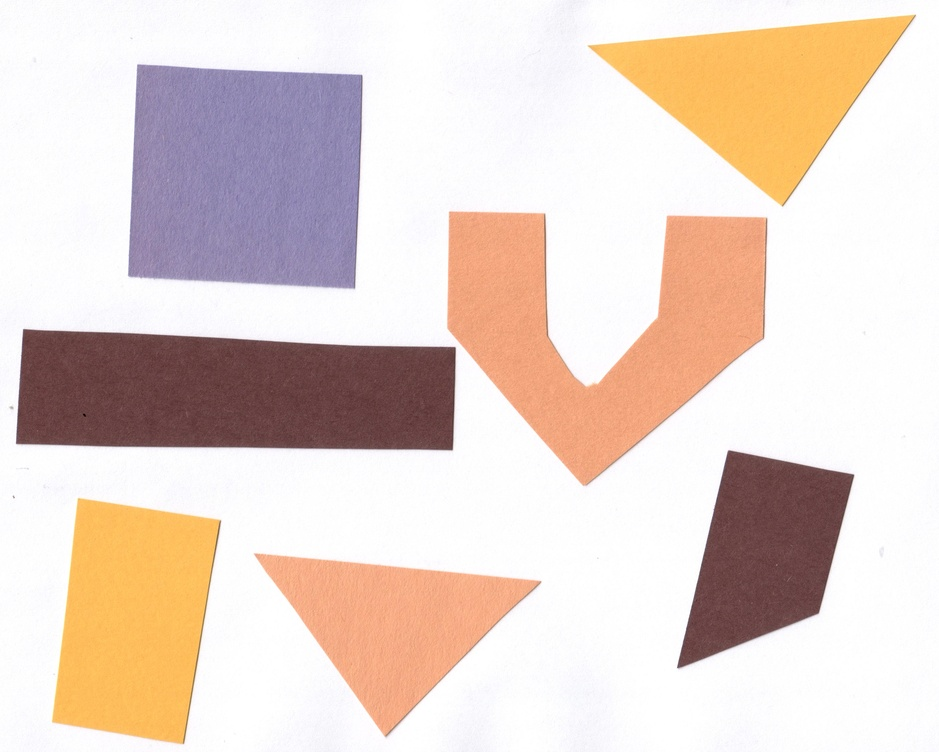
#> input picture tutorial_figures/data/shapes-01.jpg, 939 x 752 px, shrunk from 3068 x 2457 before the run
$ jupyter execute 6_Threshold.ipynb   (shell and % lines are left out)
#> lines starting #> are read from the running program, lines starting #| are printed output that depends on the picture; after the words box and inside, x2 and y2 are one past the last pixel; in counts of white or black regions, pixels touching at a corner belong together; long printed decimals are rounded
[cell 1]
import glob

import imageio.v3 as iio
import ipympl
import matplotlib.pyplot as plt
import numpy as np
import skimage as ski

[cell 2]
# Simple Thresholding

shapes01 = iio.imread('tutorial_figures/data/shapes-01.jpg')
#> shapes01 is the input picture: shape (752, 939, 3); mean R, G, B 229.6, 212.3, 203.6

fig, ax = plt.subplots()
ax.imshow(shapes01)

#convert to gray scale
gray_shapes = ski.color.rgb2gray(shapes01)
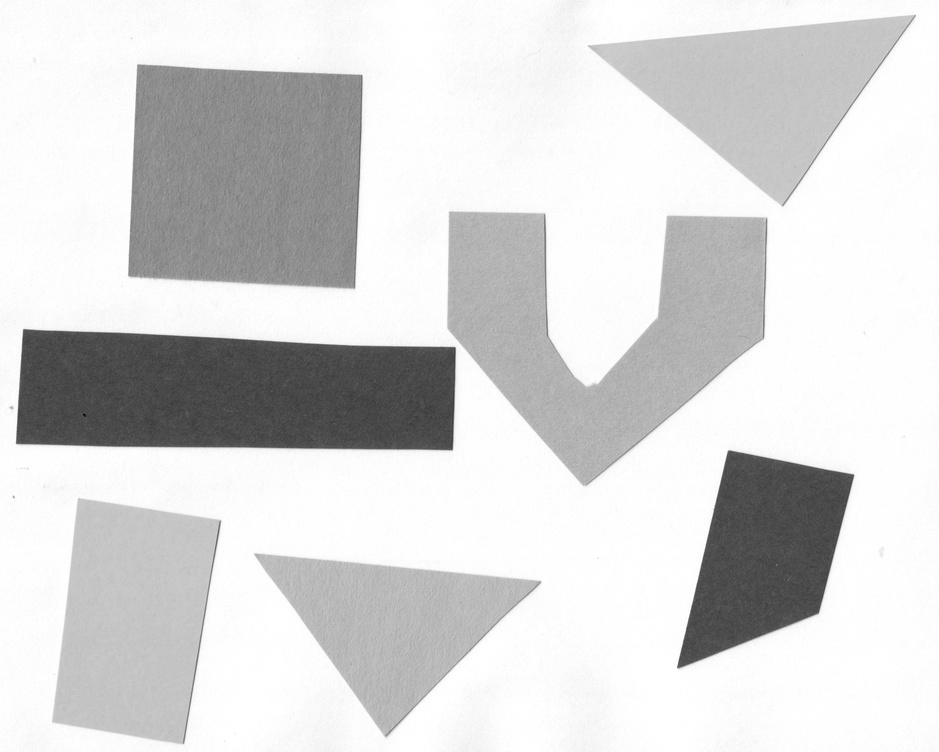
#> gray_shapes: shape (752, 939) float64; min 0.0183, max 1, mean 0.844
# Blur to denoise
blurred_shapes = ski.filters.gaussian(gray_shapes, sigma=1.0)

fig, ax = plt.subplots()
ax.imshow(blurred_shapes, cmap="gray")

# Generate histogram to find good threshold for gray
histogram, bin_edges = np.histogram(blurred_shapes, bins = 256, range=(0.0, 1.0))
#> histogram = 256 values, max 161677 at index 254, min 0 at index 0, mean 2758.3; bin_edges = 257 values from 0 to 1
fig, ax = plt.subplots()
ax.plot(bin_edges[0:-1], histogram)
ax.set_title("Grayscale Histogram")
ax.set_xlabel("Grayscale value")
ax.set_ylabel("Pixels")
ax.set_xlim(0, 1.0)
#> figure, not shown here; curve peaks at x = 0.992, y = 161677

[cell 3]
# From histogram, a good threshold will be t = 0.8

# Apply threshold
t=0.85
binary_mask = blurred_shapes < t
#> binary_mask: shape (752, 939) bool; 35.8% white; 9 white regions (2 under 20 px), largest, box (x1, y1, x2, y2) and area: (128, 64, 363, 289) 48889, (15, 328, 457, 451) 48470, (447, 211, 768, 486) 46171

fig, ax = plt.subplots()
ax.imshow(binary_mask, cmap="gray")

[cell 4]
# use binary mask to select interersting part of image

selection = shapes01.copy()
selection[~binary_mask]=0

fig, ax = plt.subplots()
ax.imshow(selection)

[cell 5]
shapes02 = iio.imread(uri="tutorial_figures/data/shapes-02.jpg")
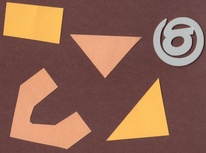
#> input picture tutorial_figures/data/shapes-02.jpg, 206 x 153 px, shrunk from 672 x 499 before the run
#> shapes02 is the input picture: shape (153, 206, 3); mean R, G, B 144.1, 101.6, 83.9
shapes02_gray = ski.color.rgb2gray(shapes02)
shapes02_blurred = ski.filters.gaussian(shapes02_gray, sigma=1)
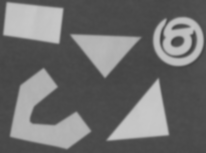
#> shapes02_blurred: shape (153, 206) float64; min 0.26, max 0.788, mean 0.429

histogram, bin_edges = np.histogram(shapes02_blurred, bins=256, range=(0.0, 1.0))
#> histogram = 256 values, max 3958 at index 75, min 0 at index 0, mean 123.1
fig, ax = plt.subplots()
ax.plot(bin_edges[0:-1], histogram)
ax.set_title("Grayscale Histogram")
ax.set_xlabel("Grayscale value")
ax.set_ylabel("Pixels")
ax.set_xlim(0, 1.0)

t=0.5

binary_mask = shapes02_blurred > t
#> binary_mask: shape (153, 206) bool; 31% white; 5 white regions, box (x1, y1, x2, y2) and area: (10, 69, 91, 149) 2837, (3, 2, 63, 44) 1991, (107, 79, 169, 141) 1871, (153, 17, 204, 66) 1558, (71, 34, 140, 77) 1511
fig, ax = plt.subplots()
ax.imshow(binary_mask, cmap="gray")

selection = shapes02.copy()
selection[~binary_mask] = 0
#> selection: shape (153, 206, 3)
fig, ax = plt.subplots()

ax.imshow(selection)
#> figure, not shown here; curve peaks at x = 0.293, y = 3958

[cell 6]
# Automatic Thresholding

# Otsu's method
#1. Denoise an image before thresholding by applying blur filter

maize_roots = iio.imread(uri="tutorial_figures/data/maize-root-cluster.jpg")
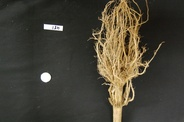
#> input picture tutorial_figures/data/maize-root-cluster.jpg, 184 x 122 px, shrunk from 602 x 400 before the run
#> maize_roots is the input picture: shape (122, 184, 3); mean R, G, B 70.5, 66.4, 54.4

#1 Denoise

roots_blurred = ski.filters.gaussian(maize_roots, sigma=1)

#2. Histogram of blurred image
histogram, bin_edges = np.histogram(roots_blurred, bins=256, range=(0.0, 1.0))
#> histogram = 256 values, max 2348 at index 58, min 0 at index 0, mean 263.1
fig, ax = plt.subplots()
ax.plot(bin_edges[0:-1], histogram)

#3. Find threshold
t = ski.filters.threshold_otsu(roots_blurred)
#> t = 0.375
print(f"Found automatic threshold t = {t}.")
#| Found automatic threshold t = 0.37471661082922375.

#4. Binary mask
binary_mask = roots_blurred > t
#> binary_mask: shape (122, 184, 3) bool

#5. Select from image
selection = maize_roots.copy()
selection[~binary_mask] = 0
#> selection: shape (122, 184, 3)

fig, ax = plt.subplots()
ax.imshow(selection)
#> figure, not shown here; curve peaks at x = 0.227, y = 2348

[cell 7]
# Application: Measuring Root Mass

def find_mass_ratio(filename, sigma=1.0):
    # Read the image
#> called with filename = 'tutorial_figures/data/trial-016.jpg', sigma = 1.5
    image = iio.imread(uri=filename, mode="L")
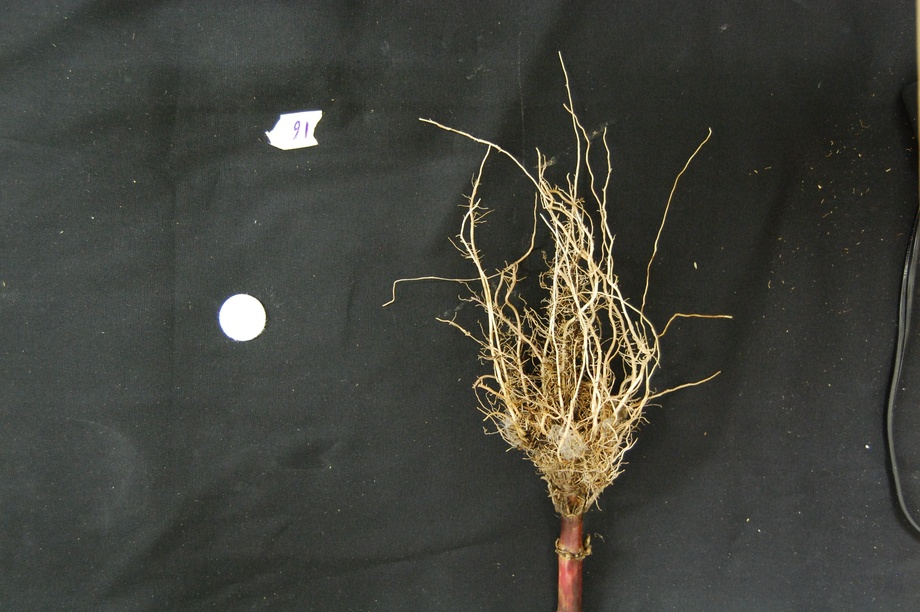
#> input picture tutorial_figures/data/trial-016.jpg, 920 x 612 px, shrunk from 3008 x 2000 before the run
#> image: shape (612, 920); min 4, max 255, mean 65.3

    # Blur the image
    image_blurred = ski.filters.gaussian(image, sigma = sigma)

    # Remove white label
    binary_mask = image_blurred < 0.95
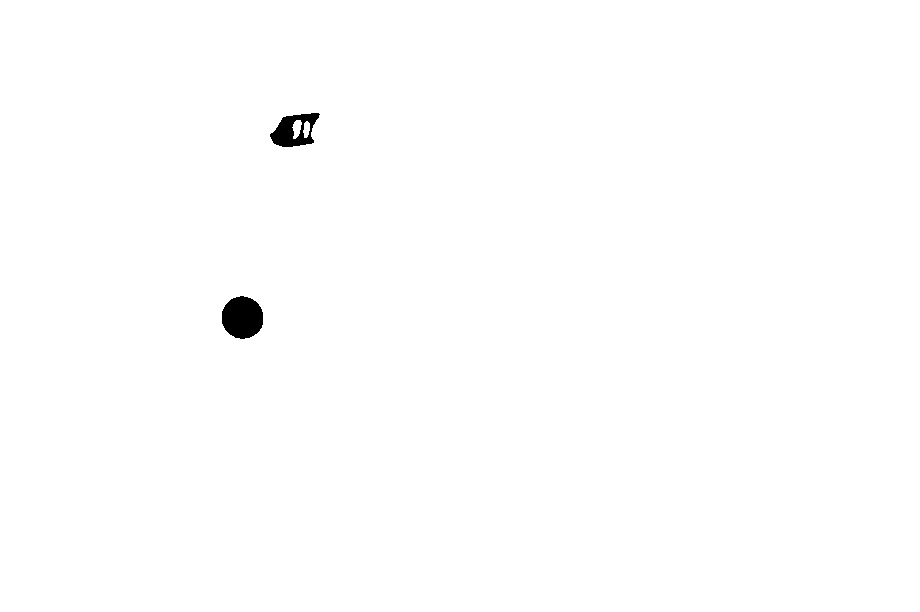
#> binary_mask: shape (612, 920) bool; 99.6% white; 2 black regions, box (x1, y1, x2, y2) and area: (222, 296, 263, 339) 1388, (270, 113, 320, 147) 958

    # Find threshold
    t = ski.filters.threshold_otsu(image=image_blurred[binary_mask])
#> t = 0.404

    # Create binary mask -> True = 1, False = 0
    binary_mask =  (image_blurred > t) & (image_blurred < 0.95)
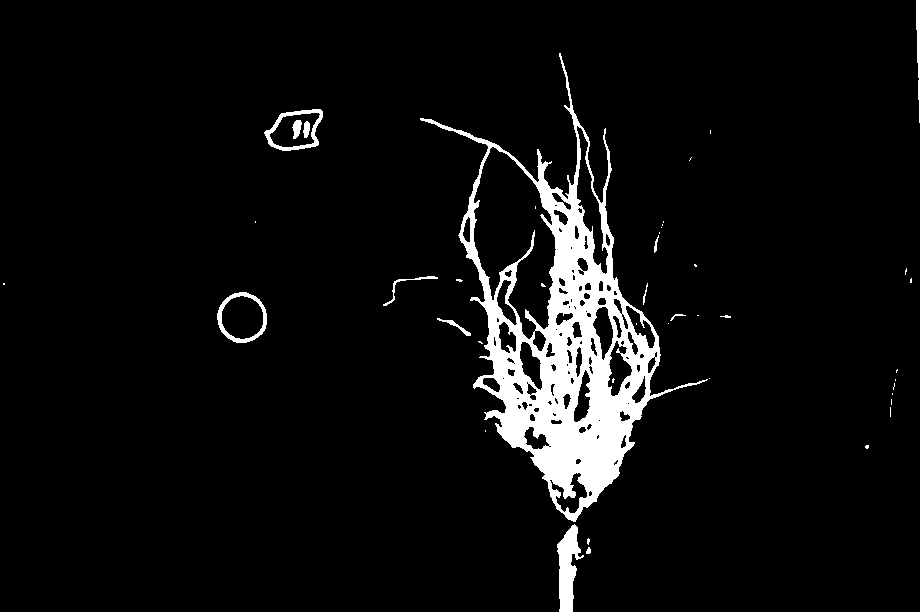
#> binary_mask: shape (612, 920) bool; 5.7% white; 43 white regions (29 under 20 px), largest, box (x1, y1, x2, y2) and area: (420, 53, 708, 522) 28381, (557, 524, 584, 612) 1312, (264, 109, 323, 151) 627

    fig, ax = plt.subplots()
    ax.imshow(binary_mask, cmap="gray")

    # Count number of pixels in binary img, and compare with number of pixels in image
    root_pixels = np.count_nonzero(binary_mask)
#> root_pixels = 32033
    w = binary_mask.shape[1]
#> w = 920
    h = binary_mask.shape[0]
#> h = 612
    density = root_pixels / (w*h)
#> density = 0.0569

    return density

all_files = glob.glob("tutorial_figures/data/trial-*.jpg")

for filename in all_files:
    density = find_mass_ratio(filename=filename, sigma=1.5)
#> density = 0.0569
    #output in format suitable for .csv
    print(filename, density, sep=",")
#| tutorial_figures/data/trial-016.jpg,0.05689
#> pass 2 of the loop `for filename in all_files:`:
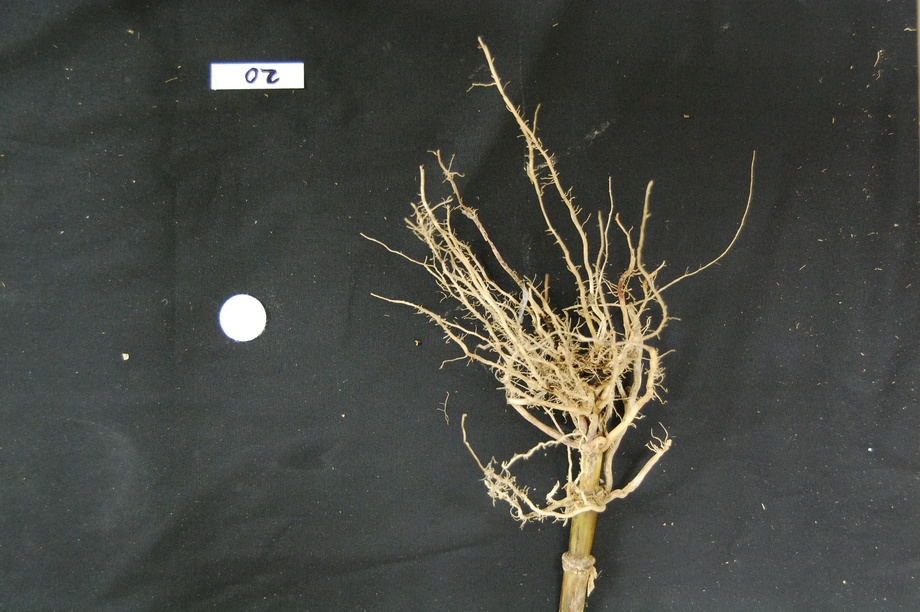
#> input picture tutorial_figures/data/trial-020.jpg, 920 x 612 px, shrunk from 3008 x 2000 before the run
#> in find_mass_ratio (call 2), `binary_mask = image_blurred < 0.95`:
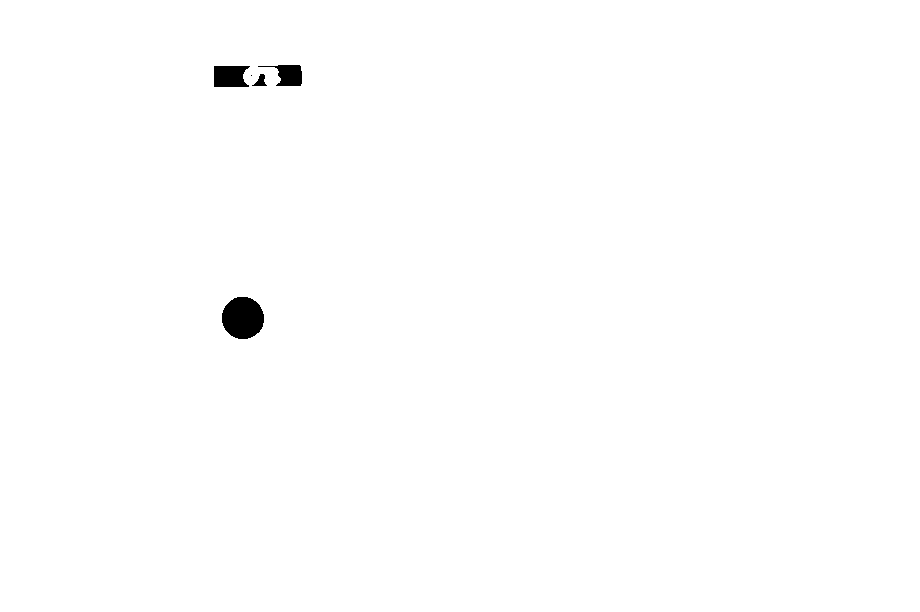
#> binary_mask: shape (612, 920) bool; 99.5% white; 5 black regions (1 under 20 px), largest, box (x1, y1, x2, y2) and area: (222, 297, 264, 339) 1397, (214, 66, 250, 87) 660, (258, 65, 302, 86) 504, (252, 74, 267, 86) 92
#> in find_mass_ratio (call 2), `t = ski.filters.threshold_otsu(image=image_blurred[binary_mask])`: t = 0.444
#> in find_mass_ratio (call 2), `binary_mask =  (image_blurred > t) & (image_blurred < 0.95)`:
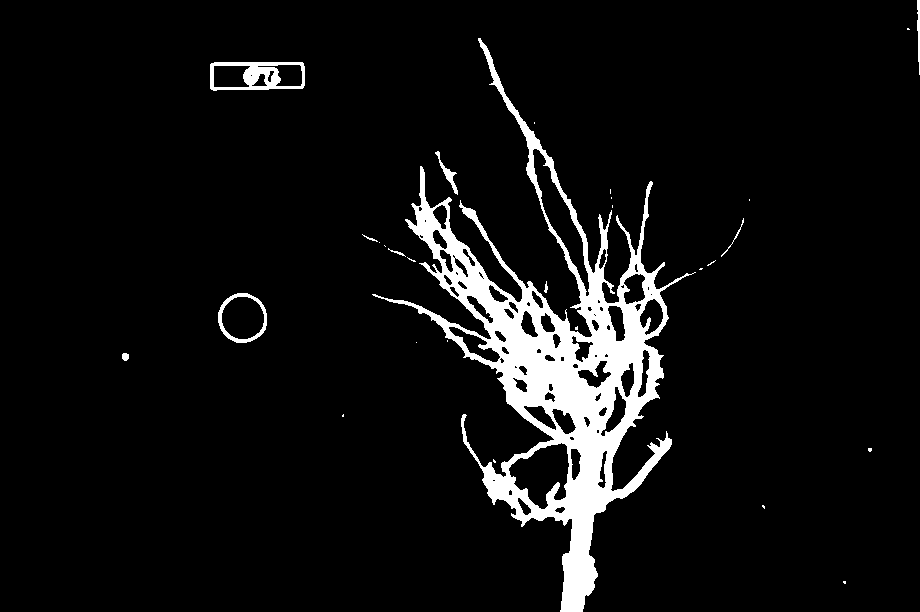
#> binary_mask: shape (612, 920) bool; 6.6% white; 29 white regions (19 under 20 px), largest, box (x1, y1, x2, y2) and area: (372, 38, 696, 612) 34492, (210, 62, 305, 91) 1323, (218, 293, 267, 343) 546
#> root_pixels = 37037
#> in find_mass_ratio (call 2), `density = root_pixels / (w*h)`: density = 0.0658
#| tutorial_figures/data/trial-020.jpg,0.06578
#> pass 3 of the loop `for filename in all_files:`:
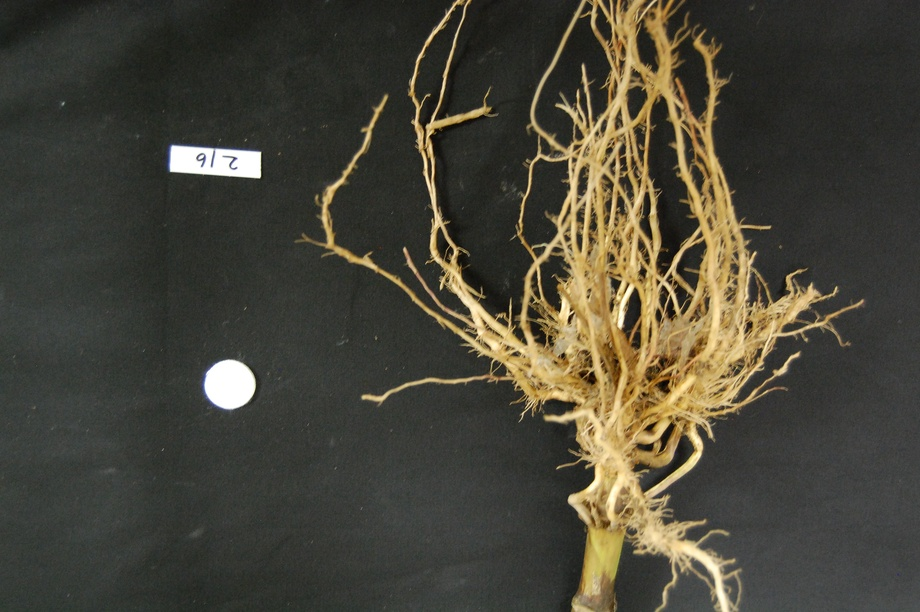
#> input picture tutorial_figures/data/trial-216.jpg, 920 x 612 px, shrunk from 3008 x 2000 before the run
#> in find_mass_ratio (call 3), `t = ski.filters.threshold_otsu(image=image_blurred[binary_mask])`: t = 0.405
#> in find_mass_ratio (call 3), `binary_mask =  (image_blurred > t) & (image_blurred < 0.95)`:
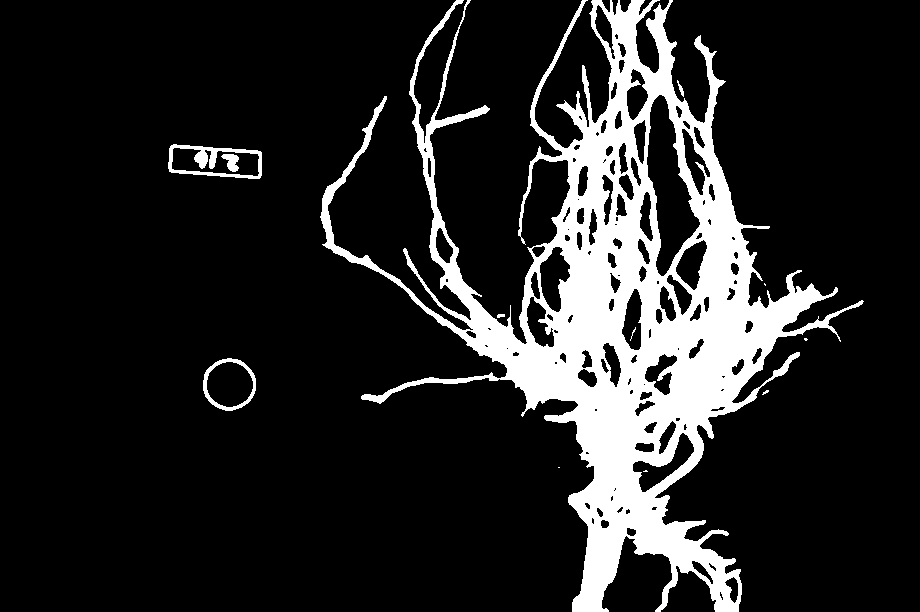
#> binary_mask: shape (612, 920) bool; 14.7% white; 12 white regions (6 under 20 px), largest, box (x1, y1, x2, y2) and area: (320, 0, 864, 612) 80554, (168, 144, 262, 179) 1103, (203, 358, 256, 411) 595, (221, 154, 239, 172) 197, (677, 80, 684, 97) 44, (497, 314, 505, 318) 26
#> root_pixels = 82576
#> in find_mass_ratio (call 3), `density = root_pixels / (w*h)`: density = 0.147
#| tutorial_figures/data/trial-216.jpg,0.1467

[cell 8]
# Thresholding a bacteria colony image:

colonies = iio.imread(uri="tutorial_figures/data/colonies-01.tif")
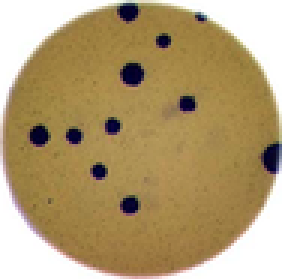
#> input picture tutorial_figures/data/colonies-01.tif, 94 x 93 px, shrunk from 306 x 303 before the run (shown 3 times larger)
#> colonies is the input picture: shape (93, 94, 3); mean R, G, B 177.6, 155.8, 113.8
colonies = ski.color.rgb2gray(colonies)
#> colonies: shape (93, 94) float64
fig, ax = plt.subplots()
ax.imshow(colonies, cmap="gray")

# Create Histogram
colonies_blurred = ski.filters.gaussian(colonies, sigma = 1.0)
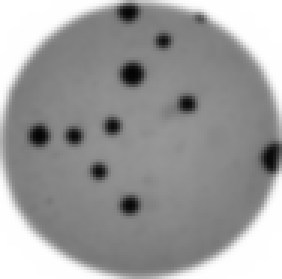
#> colonies_blurred: shape (93, 94) float64 (shown 3 times larger); min 0.0177, max 1, mean 0.617

histogram, bin_edges = np.histogram(colonies_blurred, bins=256, range=(0.0, 1.0))
#> histogram = 256 values, max 1310 at index 255, min 0 at index 0, mean 34.15
fig, ax = plt.subplots()
ax.plot(bin_edges[0:-1], histogram)
ax.set_title("histogram of colonies grayscale")
ax.set_xlabel("Value")
ax.set_ylabel("Number of pixels")
ax.set_xlim(0, 1.0)

# Selecting bacteria colonies
t = 0.2
binary_mask = colonies_blurred < t
#> binary_mask: shape (93, 94) bool; 2.2% white; 10 white regions (5 under 20 px), largest, box (x1, y1, x2, y2) and area: (41, 21, 47, 28) 34, (88, 48, 93, 57) 31, (10, 42, 16, 48) 27, (40, 2, 46, 7) 22, (41, 66, 46, 71) 21

fig, ax = plt.subplots()
ax.imshow(binary_mask, cmap="gray")

selection = colonies.copy()
selection[~binary_mask] = 255
#> selection: shape (93, 94) float64

fig, ax = plt.subplots()
ax.imshow(selection, cmap="gray")
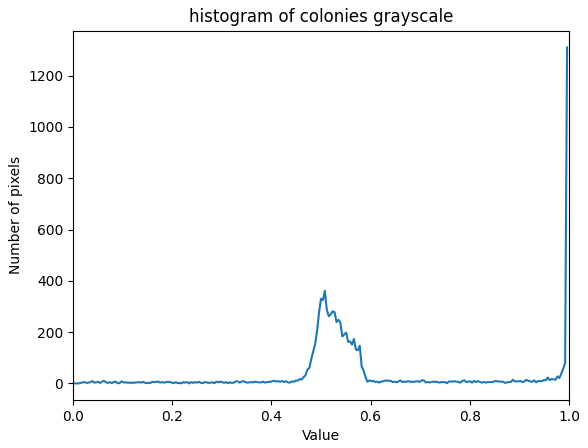
#> figure drawn by matplotlib, 1 panel; curve peaks at x = 0.996, y = 1310
